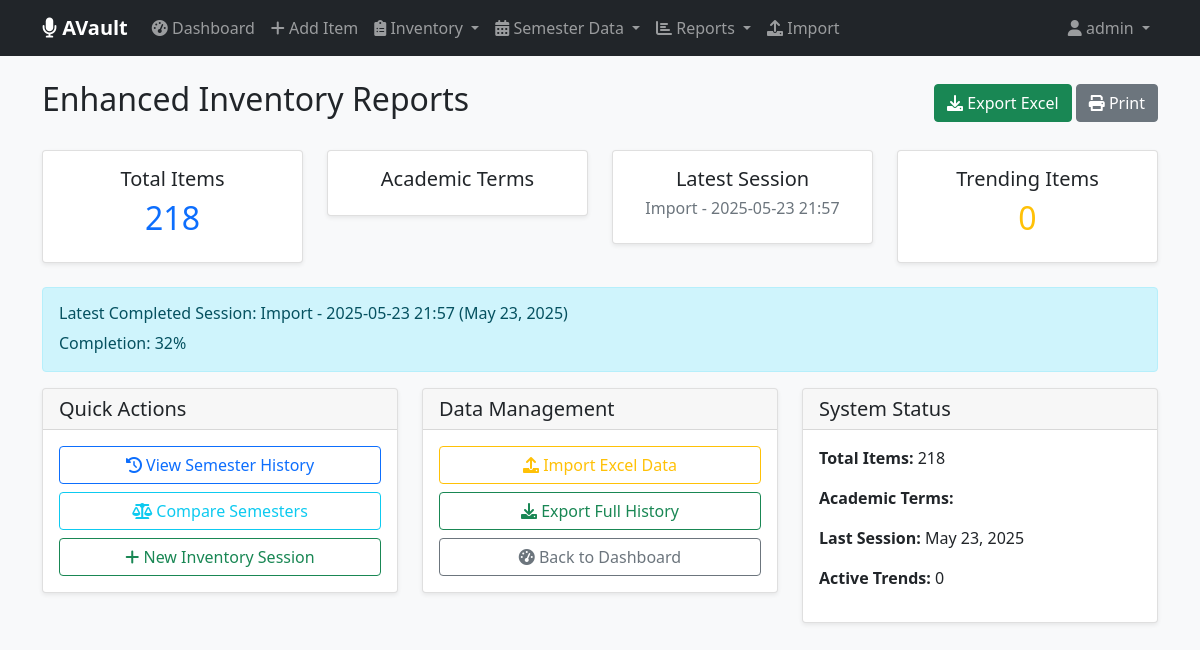
Page /inventory/reports/ (signed in) on the committed database.
### inventory/models.py (models this page shows, shortened)
class InventorySession(models.Model):
    name = models.CharField(max_length=50)  # e.g., "Summer 2025 Count"
    academic_term = models.ForeignKey(AcademicTerm, on_delete=models.SET_NULL, null=True, blank=True)
    date = models.DateField(default=timezone.now)
    conducted_by = models.ForeignKey(User, on_delete=models.SET_NULL, null=True)
    is_complete = models.BooleanField(default=False)
    notes = models.TextField(blank=True)
    created_at = models.DateTimeField(auto_now_add=True)
    class Meta:
        ordering = ['-date']
    def get_completion_percentage(self):
        total_items = Item.objects.count()
        counted_items = self.counts.count()
        return int((counted_items / total_items * 100)) if total_items > 0 else 0

### inventory/views.py (the view, shortened to what this page needs)
# urls.py: path('reports/', views.reports, name='reports'),
@login_required
def reports(request):
    current_session = InventorySession.objects.filter(is_complete=True).first()
    previous_session = InventorySession.objects.filter(is_complete=True).exclude(id=current_session.id).first() if current_session else None
    context = {
        'current_session': current_session,
        'previous_session': previous_session,
        'total_items': Item.objects.count(),
        'shortages': [],
        'new_items': []
    }
    if current_session:
        shortages = []
        for count in current_session.counts.select_related('item'):
            expected = count.item.get_expected_quantity()
        context['shortages'] = shortages
    return render(request, 'inventory/reports.html', context)

### inventory/context_processors.py (called while the page is built, shortened)
def admin_stats(request):
    if not request.path.startswith('/admin/'):
        return {}

### inventory/models.py (called while the page is built)
    def get_latest_count(self):
        latest = self.historical_counts.order_by('-academic_term__year', '-academic_term__term').first()
        return latest.counted_quantity if latest else 0

    def get_expected_quantity(self):
        return self.get_latest_count()

### inventory/templates/inventory/reports.html (shortened to what this page needs)
{% extends 'inventory/base.html' %}
{% block content %}
<div class="d-flex justify-content-between align-items-center mb-4 no-print">
    <h2>Enhanced Inventory Reports</h2>
    <div>
        <a href="{% url 'inventory:export_reports' %}" class="btn btn-success">
            <i class="fas fa-download"></i> Export Excel
        </a>
        <button onclick="window.print()" class="btn btn-secondary">
            <i class="fas fa-print"></i> Print
        </button>
    </div>
</div>
<div class="row mb-4">
    <div class="col-md-3">
        <div class="card text-center">
            <div class="card-body">
                <h5 class="card-title">Total Items</h5>
                <h2 class="text-primary">{{ total_items }}</h2>
            </div>
        </div>
    </div>
    <div class="col-md-3">
        <div class="card text-center">
            <div class="card-body">
                <h5 class="card-title">Academic Terms</h5>
            </div>
        </div>
    </div>
    <div class="col-md-3">
        <div class="card text-center">
            <div class="card-body">
                <h5 class="card-title">Latest Session</h5>
                <h6 class="text-muted">
                    {% if current_session %}
                        {{ current_session.name }}
                    {% else %}
                        No sessions
                    {% endif %}
                </h6>
            </div>
        </div>
    </div>
    <div class="col-md-3">
        <div class="card text-center">
            <div class="card-body">
                <h5 class="card-title">Trending Items</h5>
                <h2 class="text-warning">{{ trending_items|length }}</h2>
            </div>
        </div>
    </div>
</div>
{% if current_session %}
<div class="alert alert-info">
    <h6>Latest Completed Session: {{ current_session.name }} ({{ current_session.date }})</h6>
    <p class="mb-0">Completion: {{ current_session.get_completion_percentage }}%</p>
</div>
{% endif %}
<div class="row">
    <div class="col-md-4">
        <div class="card">
            <div class="card-header">
                <h5 class="mb-0">Quick Actions</h5>
            </div>
            <div class="card-body">
                <div class="d-grid gap-2">
                    <a href="{% url 'inventory:semester_history' %}" class="btn btn-outline-primary">
                        <i class="fas fa-history"></i> View Semester History
                    </a>
                    <a href="{% url 'inventory:semester_comparison' %}" class="btn btn-outline-info">
                        <i class="fas fa-balance-scale"></i> Compare Semesters
                    </a>
                    <a href="{% url 'inventory:create_session' %}" class="btn btn-outline-success">
                        <i class="fas fa-plus"></i> New Inventory Session
                    </a>
                </div>
            </div>
        </div>
    </div>
    <div class="col-md-4">
        <div class="card">
            <div class="card-header">
                <h5 class="mb-0">Data Management</h5>
            </div>
            <div class="card-body">
                <div class="d-grid gap-2">
                    {% if user.is_staff %}
                    <a href="{% url 'inventory:enhanced_import_excel' %}" class="btn btn-outline-warning">
                        <i class="fas fa-upload"></i> Import Excel Data
                    </a>
                    {% endif %}
                    <a href="{% url 'inventory:export_semester_data' %}" class="btn btn-outline-success">
                        <i class="fas fa-download"></i> Export Full History
                    </a>
                    <a href="{% url 'inventory:dashboard' %}" class="btn btn-outline-secondary">
                        <i class="fas fa-tachometer-alt"></i> Back to Dashboard
                    </a>
                </div>
            </div>
        </div>
    </div>
    <div class="col-md-4">
        <div class="card">
            <div class="card-header">
                <h5 class="mb-0">System Status</h5>
            </div>
            <div class="card-body">
                <p><strong>Total Items:</strong> {{ total_items }}</p>
                <p><strong>Academic Terms:</strong> {{ total_terms }}</p>
                {% if current_session %}
                    <p><strong>Last Session:</strong> {{ current_session.date }}</p>
                {% endif %}
                <p><strong>Active Trends:</strong> {{ trending_items|length }}</p>
            </div>
        </div>
    </div>
</div>
{% endblock %}

### inventory/templates/inventory/base.html (shortened to what this page needs)
<!DOCTYPE html>
<html lang="en">
<head>
    <link href="https://cdn.jsdelivr.net/npm/bootstrap@5.1.3/dist/css/bootstrap.min.css" rel="stylesheet">
    <link rel="stylesheet" href="https://cdnjs.cloudflare.com/ajax/libs/font-awesome/6.0.0/css/all.min.css">
</head>
<body>
    <nav class="navbar navbar-expand-lg navbar-dark bg-dark no-print">
        <div class="container">
            <a class="navbar-brand" href="{% url 'inventory:dashboard' %}">
                <i class="fas fa-microphone"></i> AVault
            </a>
            <div class="collapse navbar-collapse" id="navbarNav">
                <ul class="navbar-nav me-auto">
                    <li class="nav-item">
                        <a class="nav-link" href="{% url 'inventory:dashboard' %}">
                            <i class="fas fa-tachometer-alt"></i> Dashboard
                        </a>
                    </li>
                    <li class="nav-item">
                        <a class="nav-link" href="{% url 'inventory:add_item' %}">
                            <i class="fas fa-plus"></i> Add Item
                        </a>
                    </li>
                    <li class="nav-item dropdown">
                        <a class="nav-link dropdown-toggle" href="#" role="button" data-bs-toggle="dropdown">
                            <i class="fas fa-clipboard-list"></i> Inventory
                        </a>
                    </li>
                    <li class="nav-item dropdown">
                        <a class="nav-link dropdown-toggle" href="#" role="button" data-bs-toggle="dropdown">
                            <i class="fas fa-calendar-alt"></i> Semester Data
                        </a>
                    </li>
                    <li class="nav-item dropdown">
                        <a class="nav-link dropdown-toggle" href="#" role="button" data-bs-toggle="dropdown">
                            <i class="fas fa-chart-bar"></i> Reports
                        </a>
                    </li>
                    {% if user.is_staff %}
                    <li class="nav-item">
                        <a class="nav-link" href="{% url 'inventory:import_excel' %}">
                            <i class="fas fa-upload"></i> Import
                        </a>
                    </li>
                    {% endif %}
                </ul>
                <ul class="navbar-nav">
                    <li class="nav-item dropdown">
                        <a class="nav-link dropdown-toggle" href="#" role="button" data-bs-toggle="dropdown">
                            <i class="fas fa-user"></i> {{ user.username }}
                        </a>
                    </li>
                </ul>
            </div>
        </div>
    </nav>
    <div class="container mt-4">
        {% block content %}{% endblock %}
    </div>
</body>
</html>

### inventory/templates/inventory/base.html (style rules this page uses)
body { background-color: #f8f9fa; }
.navbar-brand { font-weight: bold; }
.card { box-shadow: 0 0.125rem 0.25rem rgba(0, 0, 0, 0.075); }

### rows in the picture
InventorySession: name "Import - 2025-05-23 21:57", date "May 23, 2025", get_completion_percentage "32"

### other values in the picture
{{ user.username }} "admin"
{{ total_items }} "218"
{{ trending_items|length }} "0"
